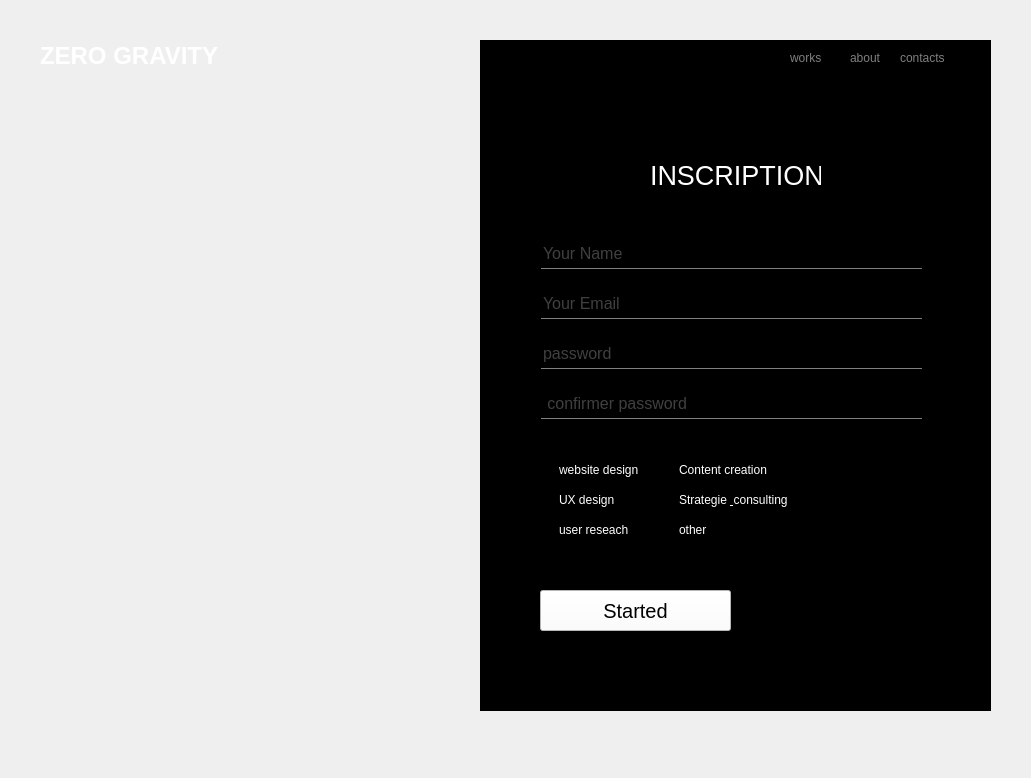
<?xml version="1.0" encoding="UTF-8"?>
<ui version="4.0">
 <class>App_connenction</class>
 <widget class="QWidget" name="App_connenction">
  <property name="geometry">
   <rect>
    <x>0</x>
    <y>0</y>
    <width>1031</width>
    <height>778</height>
   </rect>
  </property>
  <property name="windowTitle">
   <string>Form</string>
  </property>
  <widget class="QStackedWidget" name="stackedWidget_INSCRIPTION">
   <property name="geometry">
    <rect>
     <x>0</x>
     <y>0</y>
     <width>1031</width>
     <height>781</height>
    </rect>
   </property>
   <property name="currentIndex">
    <number>0</number>
   </property>
   <widget class="QWidget" name="page_connexion">
    <widget class="QLabel" name="label">
     <property name="geometry">
      <rect>
       <x>-10</x>
       <y>-1</y>
       <width>1332</width>
       <height>861</height>
      </rect>
     </property>
     <property name="text">
      <string/>
     </property>
     <property name="pixmap">
      <pixmap resource="../Static/Ressouces/img.qrc">:/IMG/4404912.jpg</pixmap>
     </property>
     <property name="scaledContents">
      <bool>true</bool>
     </property>
    </widget>
    <widget class="QFrame" name="frame_inscription">
     <property name="geometry">
      <rect>
       <x>480</x>
       <y>40</y>
       <width>511</width>
       <height>671</height>
      </rect>
     </property>
     <property name="styleSheet">
      <string notr="true">background-color:b;</string>
     </property>
     <property name="frameShape">
      <enum>QFrame::StyledPanel</enum>
     </property>
     <property name="frameShadow">
      <enum>QFrame::Raised</enum>
     </property>
     <widget class="QLabel" name="label_inscription">
      <property name="geometry">
       <rect>
        <x>170</x>
        <y>120</y>
        <width>171</width>
        <height>31</height>
       </rect>
      </property>
      <property name="font">
       <font>
        <pointsize>20</pointsize>
       </font>
      </property>
      <property name="styleSheet">
       <string notr="true">QLabel
{
	color:white
}
QLabel:hover
{
	color:rgb(14, 4, 64)
}</string>
      </property>
      <property name="text">
       <string>INSCRIPTION</string>
      </property>
     </widget>
     <widget class="QLabel" name="label_works">
      <property name="geometry">
       <rect>
        <x>310</x>
        <y>10</y>
        <width>49</width>
        <height>16</height>
       </rect>
      </property>
      <property name="styleSheet">
       <string notr="true">QLabel
{
	color:grey
}
QLabel:hover
{
	color:white
}</string>
      </property>
      <property name="text">
       <string>works</string>
      </property>
     </widget>
     <widget class="QLabel" name="label_about">
      <property name="geometry">
       <rect>
        <x>370</x>
        <y>10</y>
        <width>49</width>
        <height>16</height>
       </rect>
      </property>
      <property name="styleSheet">
       <string notr="true">QLabel
{
	color:grey
}
QLabel:hover
{
	color:white
}</string>
      </property>
      <property name="text">
       <string>about</string>
      </property>
     </widget>
     <widget class="QLabel" name="label_contacts">
      <property name="geometry">
       <rect>
        <x>420</x>
        <y>10</y>
        <width>51</width>
        <height>16</height>
       </rect>
      </property>
      <property name="styleSheet">
       <string notr="true">QLabel
{
	color:grey
}
QLabel:hover
{
	color:white
}</string>
      </property>
      <property name="text">
       <string>contacts</string>
      </property>
     </widget>
     <widget class="QCheckBox" name="checkBox_other">
      <property name="geometry">
       <rect>
        <x>180</x>
        <y>480</y>
        <width>85</width>
        <height>20</height>
       </rect>
      </property>
      <property name="styleSheet">
       <string notr="true">QCheckBox{color:white}QCheckBox:hover
{
	color:rgb(128, 128, 128)
}</string>
      </property>
      <property name="text">
       <string>other</string>
      </property>
     </widget>
     <widget class="QCheckBox" name="checkBox_strategie_consulting">
      <property name="geometry">
       <rect>
        <x>180</x>
        <y>450</y>
        <width>151</width>
        <height>20</height>
       </rect>
      </property>
      <property name="styleSheet">
       <string notr="true">QCheckBox{color:white}QCheckBox:hover
{
	color:rgb(128, 128, 128)
}</string>
      </property>
      <property name="text">
       <string>Strategie &amp; consulting</string>
      </property>
     </widget>
     <widget class="QCheckBox" name="checkBox_2_user_rechear">
      <property name="geometry">
       <rect>
        <x>60</x>
        <y>480</y>
        <width>101</width>
        <height>20</height>
       </rect>
      </property>
      <property name="styleSheet">
       <string notr="true">QCheckBox
{
	color:white
}
QCheckBox:hover
{
	color:rgb(128, 128, 128)
}</string>
      </property>
      <property name="text">
       <string>user reseach</string>
      </property>
     </widget>
     <widget class="QCheckBox" name="checkBox_web">
      <property name="geometry">
       <rect>
        <x>60</x>
        <y>420</y>
        <width>111</width>
        <height>20</height>
       </rect>
      </property>
      <property name="styleSheet">
       <string notr="true">QCheckBox{color:white}QCheckBox:hover
{
	color:rgb(128, 128, 128)
}</string>
      </property>
      <property name="text">
       <string>website design</string>
      </property>
     </widget>
     <widget class="QCheckBox" name="checkBox_Uxdesign">
      <property name="geometry">
       <rect>
        <x>60</x>
        <y>450</y>
        <width>85</width>
        <height>20</height>
       </rect>
      </property>
      <property name="styleSheet">
       <string notr="true">QCheckBox{color:white}QCheckBox:hover
{
	color:rgb(128, 128, 128)
}</string>
      </property>
      <property name="text">
       <string>UX design</string>
      </property>
     </widget>
     <widget class="QPushButton" name="pushButton_started">
      <property name="geometry">
       <rect>
        <x>60</x>
        <y>550</y>
        <width>191</width>
        <height>41</height>
       </rect>
      </property>
      <property name="styleSheet">
       <string notr="true">QPushButton:hover
{
	background-color:rgb(39, 12, 114);
	color:white
}

QPushButton
{
	background-color:white;
	font-size:20px;
	font-family:arial
}
</string>
      </property>
      <property name="text">
       <string>Started</string>
      </property>
      <property name="checkable">
       <bool>true</bool>
      </property>
     </widget>
     <widget class="QLabel" name="label_error_name">
      <property name="geometry">
       <rect>
        <x>200</x>
        <y>230</y>
        <width>241</width>
        <height>20</height>
       </rect>
      </property>
      <property name="layoutDirection">
       <enum>Qt::LeftToRight</enum>
      </property>
      <property name="autoFillBackground">
       <bool>false</bool>
      </property>
      <property name="styleSheet">
       <string notr="true">color:white</string>
      </property>
      <property name="text">
       <string/>
      </property>
      <property name="alignment">
       <set>Qt::AlignRight|Qt::AlignTrailing|Qt::AlignVCenter</set>
      </property>
     </widget>
     <widget class="QLabel" name="label_4_error_email">
      <property name="geometry">
       <rect>
        <x>200</x>
        <y>280</y>
        <width>241</width>
        <height>20</height>
       </rect>
      </property>
      <property name="styleSheet">
       <string notr="true">color:white</string>
      </property>
      <property name="text">
       <string/>
      </property>
      <property name="alignment">
       <set>Qt::AlignRight|Qt::AlignTrailing|Qt::AlignVCenter</set>
      </property>
     </widget>
     <widget class="QLabel" name="label_5_error_passwor">
      <property name="geometry">
       <rect>
        <x>200</x>
        <y>330</y>
        <width>241</width>
        <height>20</height>
       </rect>
      </property>
      <property name="styleSheet">
       <string notr="true">color:white</string>
      </property>
      <property name="text">
       <string/>
      </property>
      <property name="alignment">
       <set>Qt::AlignRight|Qt::AlignTrailing|Qt::AlignVCenter</set>
      </property>
     </widget>
     <widget class="QLabel" name="label_6_error_Vpassword">
      <property name="geometry">
       <rect>
        <x>200</x>
        <y>380</y>
        <width>241</width>
        <height>20</height>
       </rect>
      </property>
      <property name="layoutDirection">
       <enum>Qt::LeftToRight</enum>
      </property>
      <property name="styleSheet">
       <string notr="true">color:white</string>
      </property>
      <property name="text">
       <string/>
      </property>
      <property name="alignment">
       <set>Qt::AlignRight|Qt::AlignTrailing|Qt::AlignVCenter</set>
      </property>
     </widget>
     <widget class="QLineEdit" name="lineEdit_Vpassword">
      <property name="geometry">
       <rect>
        <x>61</x>
        <y>348</y>
        <width>381</width>
        <height>31</height>
       </rect>
      </property>
      <property name="font">
       <font>
        <pointsize>12</pointsize>
       </font>
      </property>
      <property name="styleSheet">
       <string notr="true">QLineEdit
{
	border:0px solid;
	border-bottom:1px solid grey;
	color:grey
}
QLineEdit:hover
{
	border-bottom:2px solid white;
	
}</string>
      </property>
      <property name="placeholderText">
       <string> confirmer password</string>
      </property>
     </widget>
     <widget class="QLineEdit" name="lineEdit_email">
      <property name="geometry">
       <rect>
        <x>61</x>
        <y>248</y>
        <width>381</width>
        <height>31</height>
       </rect>
      </property>
      <property name="font">
       <font>
        <pointsize>12</pointsize>
       </font>
      </property>
      <property name="styleSheet">
       <string notr="true">QLineEdit
{
	border:0px solid;
	border-bottom:1px solid grey;
	color:grey
}
QLineEdit:hover
{
	border-bottom:2px solid white;
	
}</string>
      </property>
      <property name="placeholderText">
       <string>Your Email</string>
      </property>
     </widget>
     <widget class="QLineEdit" name="lineEdit_name">
      <property name="geometry">
       <rect>
        <x>61</x>
        <y>198</y>
        <width>381</width>
        <height>31</height>
       </rect>
      </property>
      <property name="font">
       <font>
        <pointsize>12</pointsize>
       </font>
      </property>
      <property name="styleSheet">
       <string notr="true">QLineEdit
{
	border:0px solid;
	border-bottom:1px solid grey;
	color:grey
}
QLineEdit:hover
{
	border-bottom:2px solid white;
	
}</string>
      </property>
      <property name="placeholderText">
       <string>Your Name</string>
      </property>
     </widget>
     <widget class="QLineEdit" name="lineEdit_password">
      <property name="geometry">
       <rect>
        <x>61</x>
        <y>298</y>
        <width>381</width>
        <height>31</height>
       </rect>
      </property>
      <property name="font">
       <font>
        <pointsize>12</pointsize>
       </font>
      </property>
      <property name="styleSheet">
       <string notr="true">QLineEdit
{
	border:0px solid;
	border-bottom:1px solid grey;
	color:grey
}
QLineEdit:hover
{
	border-bottom:2px solid white;
	
}</string>
      </property>
      <property name="placeholderText">
       <string>password</string>
      </property>
     </widget>
     <widget class="QCheckBox" name="checkBox_content_creat">
      <property name="geometry">
       <rect>
        <x>180</x>
        <y>420</y>
        <width>121</width>
        <height>20</height>
       </rect>
      </property>
      <property name="styleSheet">
       <string notr="true">QCheckBox{color:white}QCheckBox:hover
{
	color:rgb(128, 128, 128)
}</string>
      </property>
      <property name="text">
       <string>Content creation</string>
      </property>
     </widget>
    </widget>
    <widget class="QLabel" name="label_7">
     <property name="geometry">
      <rect>
       <x>40</x>
       <y>40</y>
       <width>181</width>
       <height>31</height>
      </rect>
     </property>
     <property name="font">
      <font>
       <pointsize>18</pointsize>
       <bold>true</bold>
      </font>
     </property>
     <property name="styleSheet">
      <string notr="true">color:white</string>
     </property>
     <property name="text">
      <string>ZERO GRAVITY</string>
     </property>
    </widget>
   </widget>
   <widget class="QWidget" name="page_login"/>
  </widget>
 </widget>
 <resources>
  <include location="../Static/Ressouces/img.qrc"/>
 </resources>
 <connections/>
</ui>
